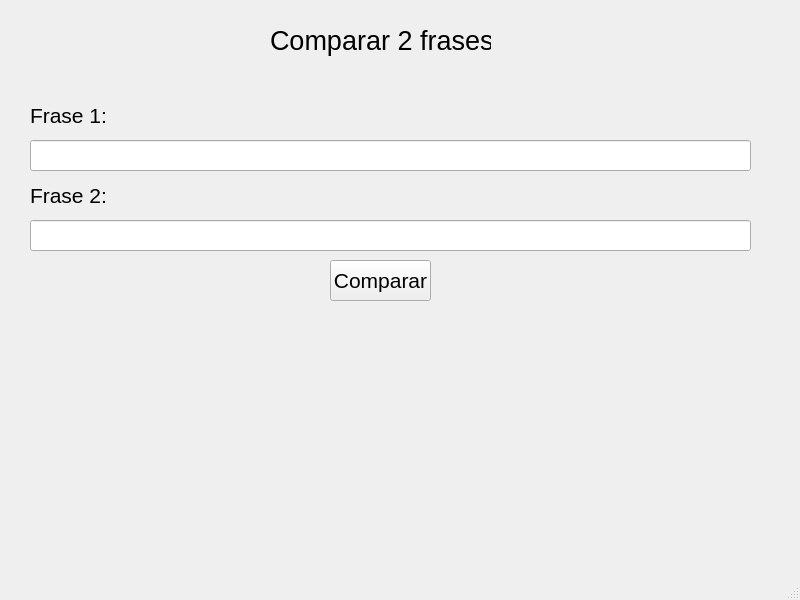
<?xml version="1.0" encoding="UTF-8"?>
<ui version="4.0">
 <class>MainWindow</class>
 <widget class="QMainWindow" name="MainWindow">
  <property name="geometry">
   <rect>
    <x>0</x>
    <y>0</y>
    <width>800</width>
    <height>600</height>
   </rect>
  </property>
  <property name="windowTitle">
   <string>MainWindow</string>
  </property>
  <widget class="QWidget" name="centralwidget">
   <widget class="QLabel" name="label">
    <property name="geometry">
     <rect>
      <x>270</x>
      <y>20</y>
      <width>221</width>
      <height>41</height>
     </rect>
    </property>
    <property name="font">
     <font>
      <pointsize>20</pointsize>
     </font>
    </property>
    <property name="text">
     <string>Comparar 2 frases</string>
    </property>
   </widget>
   <widget class="QLabel" name="label_2">
    <property name="geometry">
     <rect>
      <x>30</x>
      <y>100</y>
      <width>291</width>
      <height>31</height>
     </rect>
    </property>
    <property name="font">
     <font>
      <pointsize>16</pointsize>
     </font>
    </property>
    <property name="text">
     <string>Frase 1:</string>
    </property>
   </widget>
   <widget class="QLineEdit" name="lineEdit">
    <property name="geometry">
     <rect>
      <x>30</x>
      <y>140</y>
      <width>721</width>
      <height>31</height>
     </rect>
    </property>
    <property name="font">
     <font>
      <pointsize>16</pointsize>
     </font>
    </property>
   </widget>
   <widget class="QLabel" name="label_res">
    <property name="geometry">
     <rect>
      <x>30</x>
      <y>320</y>
      <width>721</width>
      <height>231</height>
     </rect>
    </property>
    <property name="font">
     <font>
      <pointsize>16</pointsize>
     </font>
    </property>
    <property name="text">
     <string/>
    </property>
    <property name="alignment">
     <set>Qt::AlignCenter</set>
    </property>
    <property name="wordWrap">
     <bool>true</bool>
    </property>
   </widget>
   <widget class="QPushButton" name="pushButton">
    <property name="geometry">
     <rect>
      <x>330</x>
      <y>260</y>
      <width>101</width>
      <height>41</height>
     </rect>
    </property>
    <property name="font">
     <font>
      <pointsize>16</pointsize>
     </font>
    </property>
    <property name="text">
     <string>Comparar</string>
    </property>
   </widget>
   <widget class="QLineEdit" name="lineEdit_2">
    <property name="geometry">
     <rect>
      <x>30</x>
      <y>220</y>
      <width>721</width>
      <height>31</height>
     </rect>
    </property>
    <property name="font">
     <font>
      <pointsize>16</pointsize>
     </font>
    </property>
   </widget>
   <widget class="QLabel" name="label_3">
    <property name="geometry">
     <rect>
      <x>30</x>
      <y>180</y>
      <width>291</width>
      <height>31</height>
     </rect>
    </property>
    <property name="font">
     <font>
      <pointsize>16</pointsize>
     </font>
    </property>
    <property name="text">
     <string>Frase 2:</string>
    </property>
   </widget>
  </widget>
  <widget class="QMenuBar" name="menubar">
   <property name="geometry">
    <rect>
     <x>0</x>
     <y>0</y>
     <width>800</width>
     <height>21</height>
    </rect>
   </property>
  </widget>
  <widget class="QStatusBar" name="statusbar"/>
 </widget>
 <resources/>
 <connections/>
</ui>
